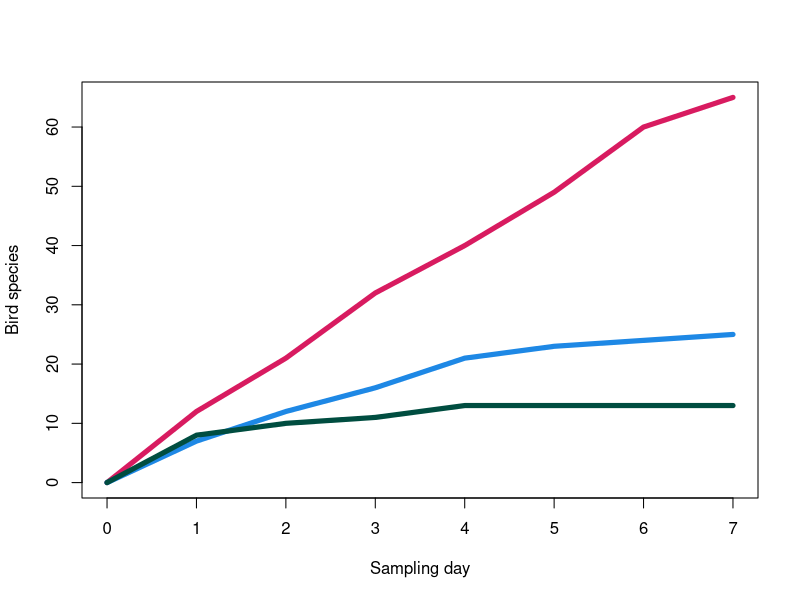

This figure's R source:
## ---- chunk 1
library("vegan")
New_forest <- c(0,12,21,32,40,49,60,65)
Telegraph_woods <- c(0,7,12,16,21,23,24,25)
Old_lords_wood <- c(0,8,10,11,13,13,13,13)
time_points <- 0:7
plot(x = time_points, y = New_forest, col = "#D81B60", type = "l",
     xlab = "Sampling day", ylab = "Bird species", lwd = 5)
lines(x = time_points, y = Telegraph_woods, col = "#1E88E5", lwd = 5)
lines(x = time_points, y = Old_lords_wood, col = "#004D40", lwd = 5)
## ---- chunk 2
opts_p <- c("__UD_ENV_rep2__", answer="__MD_ENV_rep3__", "__LD_CVP_rep1__")
## ---- chunk 3
opts_p <- c("__UD_ENV_rep2__", "__MD_ENV_rep3__", answer="__LD_CVP_rep1__")
## ---- chunk 4
opts_p <- c(answer="__Environmental__", "__Media__")
